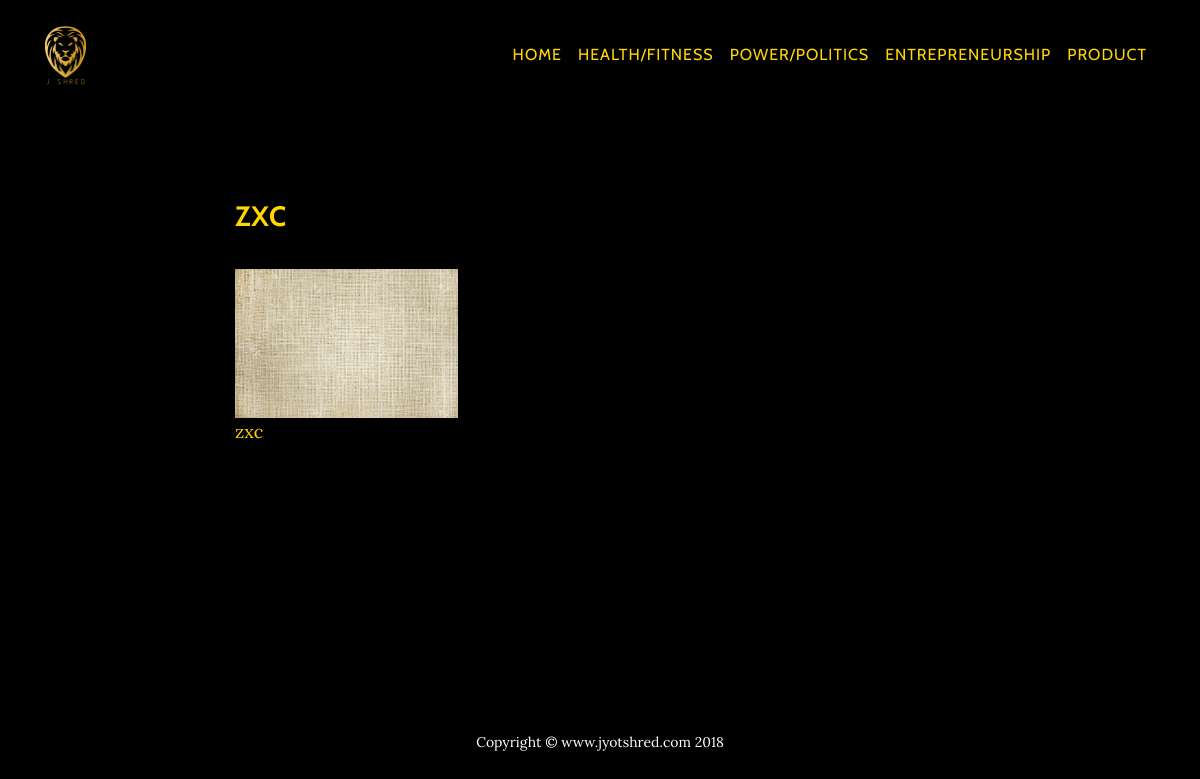
Page /product/product/category/zxc/ on the earlier database version.
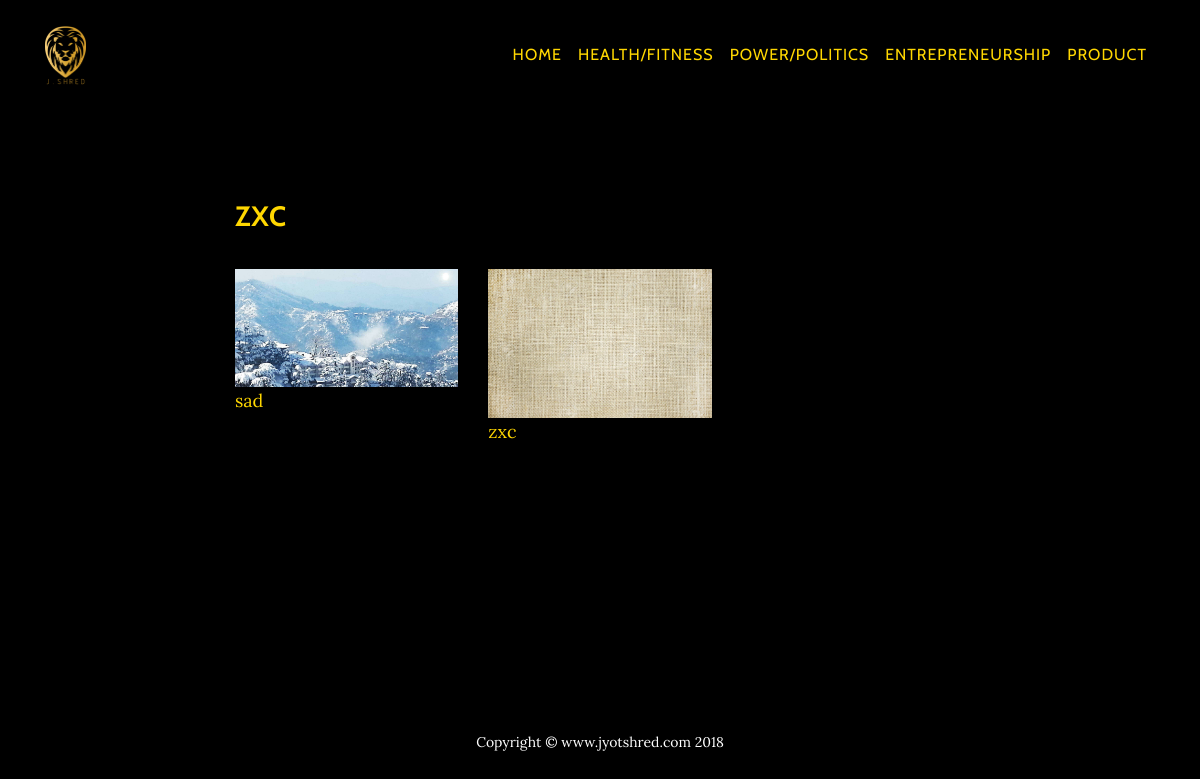
Same page on the later database version.
### products/models.py (models this page shows, shortened)
class Product(models.Model):
    title = models.CharField(max_length=100, unique=True)
    slug = models.SlugField(max_length=100, unique=True)
    description = models.TextField()
    addded = models.DateTimeField(db_index=True, auto_now_add=True)
    category = models.ForeignKey('products.Category')
    image = models.FileField(upload_to='product')
    price = models.DecimalField(max_digits=8, decimal_places=2,default='0.0')
    @permalink
    def get_absolute_url(self):
        return ('view_product', None, { 'slug': self.slug })

### products/views.py (the view)
# urls.py: url(r'^product/category/(?P<slug>[\w-]+)/$', views.product_category, name='view_product_category')
def product_category(request, slug):
    category = get_object_or_404(Category, slug=slug)
    return render_to_response('product/view_category.html', {
        'category': category,
        'products': Product.objects.filter(category=category).order_by("-addded")[:5]
    })

### templates/product/view_category.html (shortened to what this page needs)
{% extends 'product/base.html' %}
{% block title %}
	<div style="color: #FFD700">
		{{ category.title }}
	</div>
{% endblock %}
{% block content %}
    {% if products %}
        <div class="row">
            {% for product in products %}
                <div class="col-md-4">
                    <div class="thumbnail">
                        <a href="{{ product.get_absolute_url }}">
                            <img src="{{product.image.url}}" alt="Lights" style="width:100%">
                            <div class="caption">
                                <p style="color: #FFD700">{{ product.title }}</p>
                            </div>
                        </a>
                    </div>
                </div>
            {% endfor %}
    {% endif %}
{% endblock %}

Differences in the rows shown:
added Product: image (picture), title "sad"
